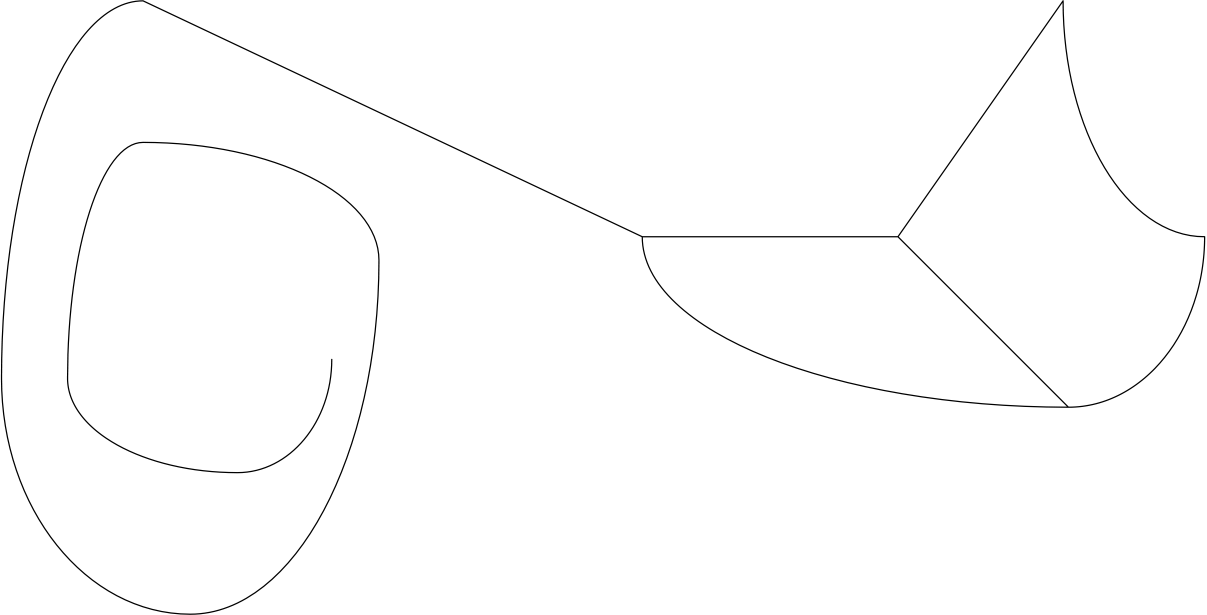
#> input picture images/test_draw_2_r.png, 6031 x 3075 px (shown at 1/5 size)
$ python load_image.py
#> lines starting #> are read from the running program, lines starting #| are printed output that depends on the picture; after the words box and inside, x2 and y2 are one past the last pixel; in counts of white or black regions, pixels touching at a corner belong together
import cv2 as cv
import matplotlib.pyplot as plt
import math
import numpy as np

class PATH:
    def __init__(self) -> None:
        self.n_paths: int = 0
        self.paths = None
        self.points: list = []

    # [26 lines left out: function remove_duplicate_points_1cnt, not called in this run]


    def removepoints(self, file_name: str):
        font = cv.FONT_HERSHEY_COMPLEX
        img3 = cv.imread(file_name, cv.IMREAD_COLOR)
        unique_contours=[]
        flag=False


        iter=0
        unique_contours=self.points[0].tolist() #since we can't remove the pen, we are assuming that only one parent contour is returned from function findcontours
        for a1 in (self.points[1:]):
            for idx1  in range (len(a1)-1):
                mindist=100000
                flag=False
                for idx2 in range(len(unique_contours)-1): #point from parent contour that is closer to each point of child contours
                    dist=math.dist(a1[idx1],unique_contours[idx2])
                    if(dist<mindist):
                        mindist=dist
                        iter=idx2
                dist1=math.dist(unique_contours[iter-1],a1[idx1+1])
                dist2=math.dist(unique_contours[iter+1],a1[idx1+1])
                if(dist1< 300 or dist2 < 300 or math.dist(unique_contours[iter],a1[idx1+1])<500 or math.dist(a1[idx1],unique_contours[iter])==0):
                    #means that the point is already on the parent contour
                    flag=True

                if(flag==False):
                    if(dist1>dist2): #means that the
                        unique_contours.insert(iter+1,a1[idx1]) # a similar value is on the list however, when adding the next value it would modify the line
                        unique_contours.insert(iter+2,a1[idx1+1]) # it isnt on the list so we add it
                        if(math.dist(unique_contours[iter-1],a1[idx1+2])>500):
                            unique_contours.insert(iter+3,a1[idx1])
                    else:
                        unique_contours.insert(iter,a1[idx1]) # a similar value is on the list however, when adding the next value it would modify the line
                        unique_contours.insert(iter+1,a1[idx1+1]) # it isnt on the list so we add it
                        if(math.dist(unique_contours[iter-1],a1[idx1+2])>500):
                            unique_contours.insert(iter+2,a1[idx1])


        num=0
        self.points=np.reshape(np.array(unique_contours),(-1,2))


        for j in range(len(self.points)):
            x = self.points[j][0]
            y = self.points[j][1]
            string = str(x) + " " + str(y) + " " + str(num)
                # text on remaining co-ordinates.
            cv.putText(img3, string, (x, y),
                    font, 1, (255, 0, 0))
            num += 1


        cv.polylines(img3, [self.points] , False, (0,0,255), 2)


        # String containing the co-ordinates.

        plt.imshow(img3)
        plt.show()

    def load_paths_png(self, file_name: str):
        """Loads paths from <file_name>.png image"""
#> called with file_name = 'images/test_draw_2_r.png'
        im1 = cv.imread(file_name)
#> im1 is the input picture: shape (3075, 6031, 3); min 0, max 255, mean 253.1
        font = cv.FONT_HERSHEY_COMPLEX
        imgray = cv.cvtColor(im1, cv.COLOR_BGR2GRAY)
        imgray = cv.GaussianBlur(imgray, (5, 5), 0)
        img2 = cv.imread(file_name, cv.IMREAD_COLOR)
        img3 = cv.imread(file_name, cv.IMREAD_COLOR)
        ret, thresh = cv.threshold(imgray, 127, 255,cv.THRESH_BINARY_INV)
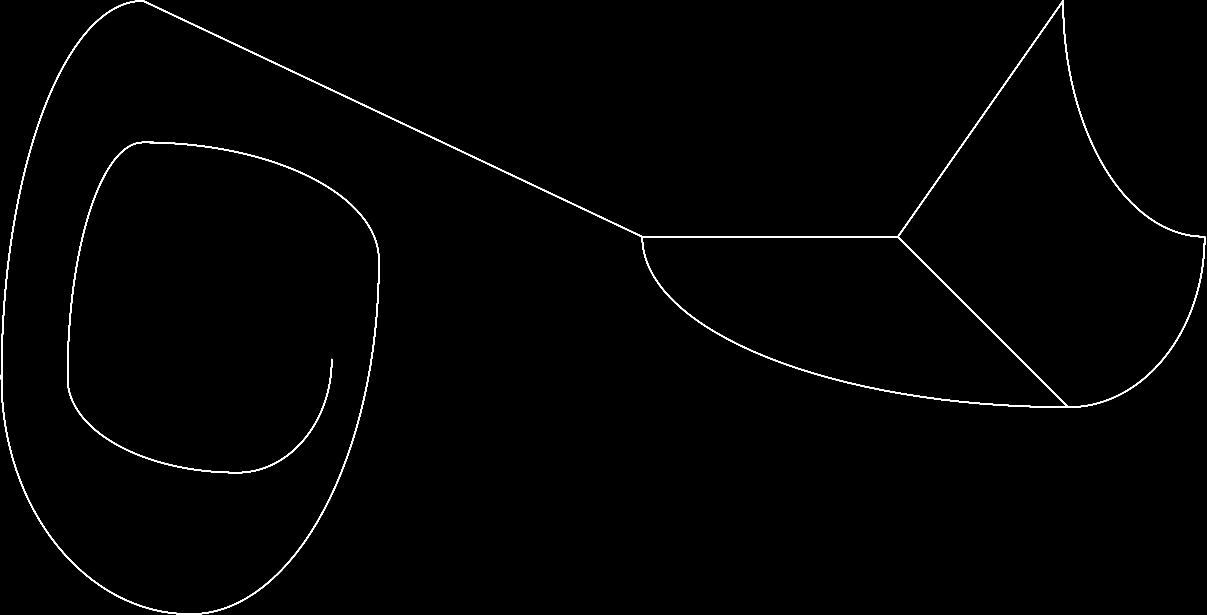
#> thresh: shape (3075, 6031) (shown at 1/5 size); 0.76% white; 1 white region

        contours, hierarchy = cv.findContours(thresh, cv.RETR_TREE, cv.CHAIN_APPROX_SIMPLE)
#> contours = 3 contours; box (x1, y1, x2, y2) and area: (4, 0, 6026, 3075) 2640406, (4494, 15, 6021, 2034) 1470744, (3214, 1186, 5334, 2034) 1049792

        for cnt in contours :

            approx = cv.approxPolyDP(cnt, 0.0009*cv.arcLength(cnt, False), False)
            # draws boundary of contours
            cv.drawContours(img2, [approx], -1, (0, 255, 0), 2)
            # Used to flatted the array containing
            # the co-ordinates of the vertices.
            n = approx.ravel()
            self.points.append(n)
#> this loop made 3 passes
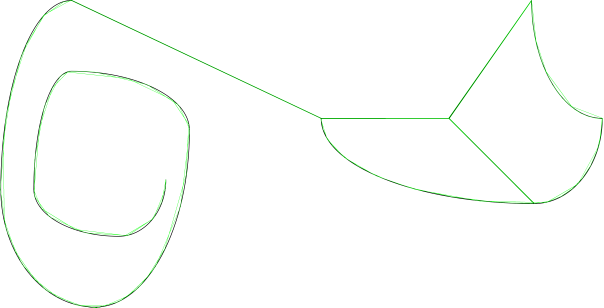
#> img2: shape (3075, 6031, 3) (shown at 1/10 size); mean B, G, R 251.9, 253.6, 251.9
#> after the loop, self.points = 3 items

        num=0
        for i in range(len(self.points)):
            self.points[i]=np.reshape(np.array(self.points[i]),(-1,2))


        for j in range(len(self.points)):
            for i in range(len(self.points[j])):
                x = self.points[j][i][0]
                y = self.points[j][i][1]
                string = str(x) + " " + str(y) + " " + str(i)
                    # text on remaining co-ordinates.
                if( j==0):
                    cv.putText(img2, string, (x, y),
                        font, 1, (255, 0, 0))
                elif j==1 :
                    cv.putText(img2, string, (x, y),
                        font, 1, (0, 0, 255))
                else:
                    cv.putText(img2, string, (x, y),
                        font, 1, (0, 255, 0))
                num += 1
#> after the loop, num = 112


        plt.imshow(img2)
        plt.show()

        if(len(self.points)>1):
            self.removepoints(file_name)
#> in removepoints, `font = cv.FONT_HERSHEY_COMPLEX`: font = 3
#> in removepoints, `unique_contours=self.points[0].tolist() #since we can't remove the pen..`: unique_contours = 74 pairs, first value 4 to 6025, second value 0 to 3074
#> the loop in removepoints, `for a1 in (self.points[1:]):` made 2 passes
#> after the loop in removepoints, `for a1 in (self.points[1:]):`: iter = 71; unique_contours = 77 pairs, first value 4 to 6025, second value 0 to 3074
#> in removepoints, `self.points=np.reshape(np.array(unique_contours),(-1,2))`: self.points has the same summary as unique_contours
#> the loop in removepoints, `for j in range(len(self.points)):` made 77 passes
#> (x, y, string) on passes 1 to 8: (711, 0, '711 0 0'), (437, 150, '437 150 1'), (212, 554, '212 554 2'), (59, 1160, '59 1160 3'), (4, 1897, '4 1897 4'), (61, 2296, '61 2296 5'), (220, 2643, '220 2643 6'), (458, 2901, '458 2901 7')
#> after the loop in removepoints, `for j in range(len(self.points)):`: num = 77
#> in removepoints, `cv.polylines(img3, [self.points] , False, (0,0,255), 2)`:
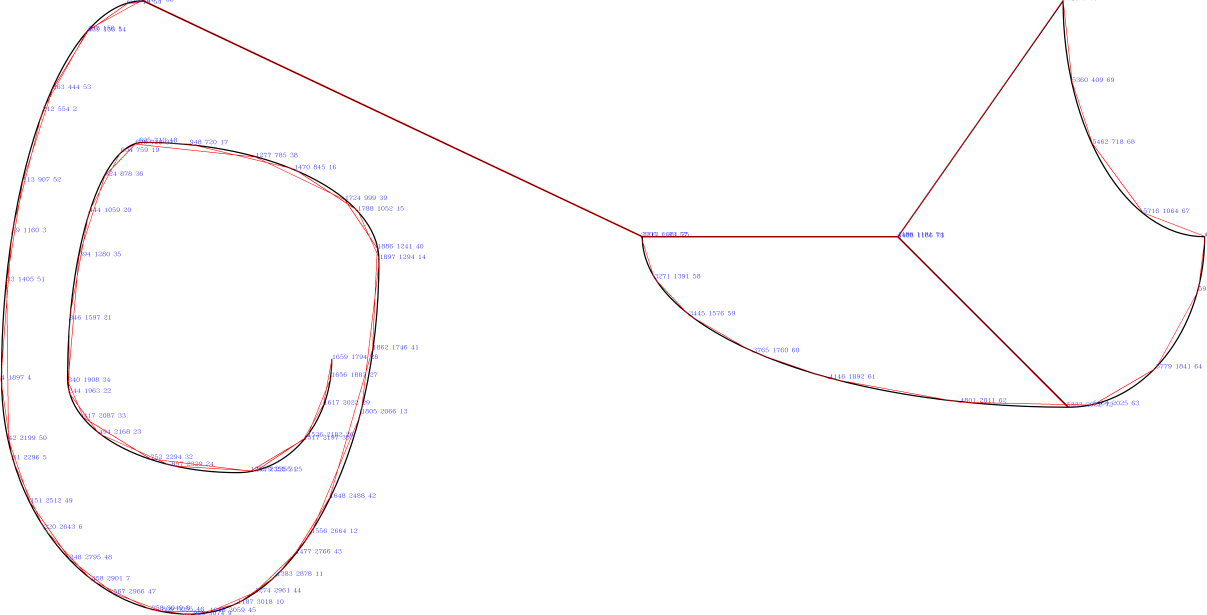
#> img3: shape (3075, 6031, 3) (shown at 1/5 size); mean B, G, R 252.1, 251.5, 252.9
        else:
            self.remove_duplicate_points_1cnt()
            for j in range(len(self.points)):
                for i in range(len(self.points[j])):
                    x = self.points[j][i][0]
                    y = self.points[j][i][1]
                    string = str(x) + " " + str(y) + " " + str(i)
                        # text on remaining co-ordinates.
                    if( j==0):
                        cv.putText(img3, string, (x, y),
                            font, 1, (255, 0, 0))
                    elif j==1 :
                        cv.putText(img3, string, (x, y),
                            font, 1, (0, 0, 255))
                    else:
                        cv.putText(img3, string, (x, y),
                            font, 1, (0, 255, 0))
                    num += 1
                    cv.polylines(img3, self.points , False, (0,0,255), 2)
            plt.imshow(img3)
            plt.show()


        #self.removepoints(file_name)


path=PATH()
path.load_paths_png('images/test_draw_2_r.png')
